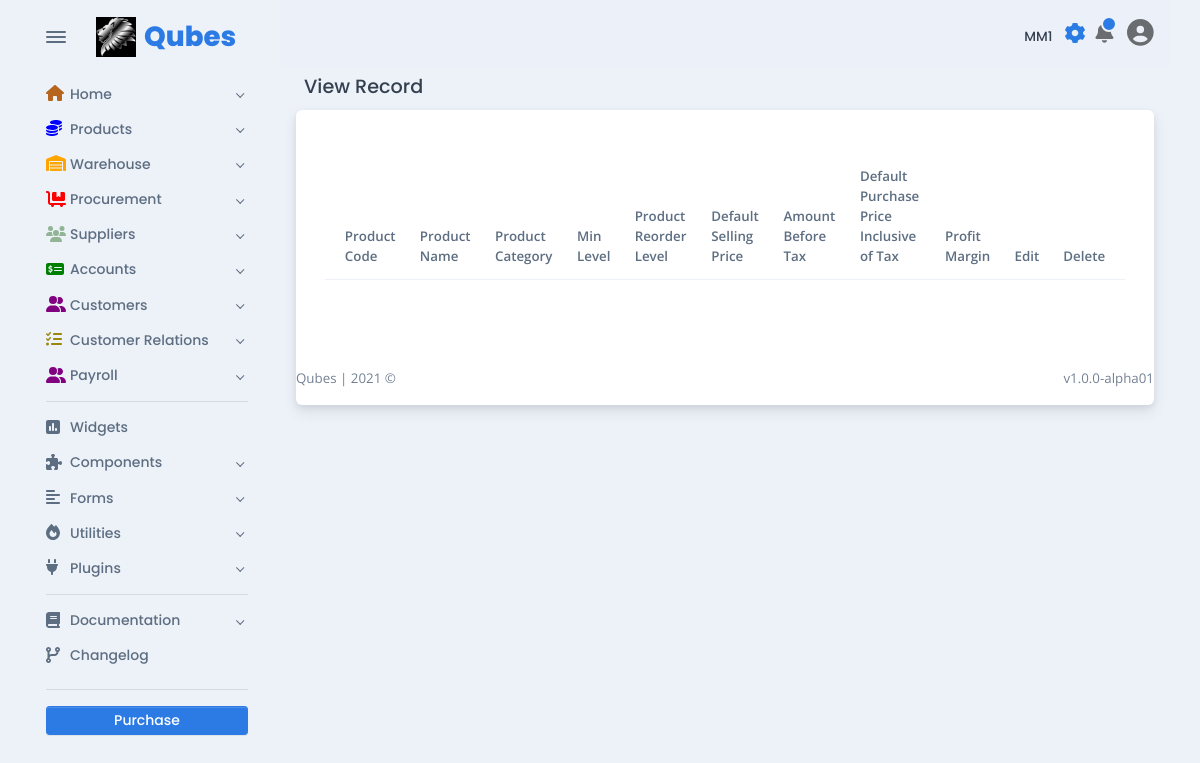
The app's page /products/view-product-ui.php (signed in), older data.
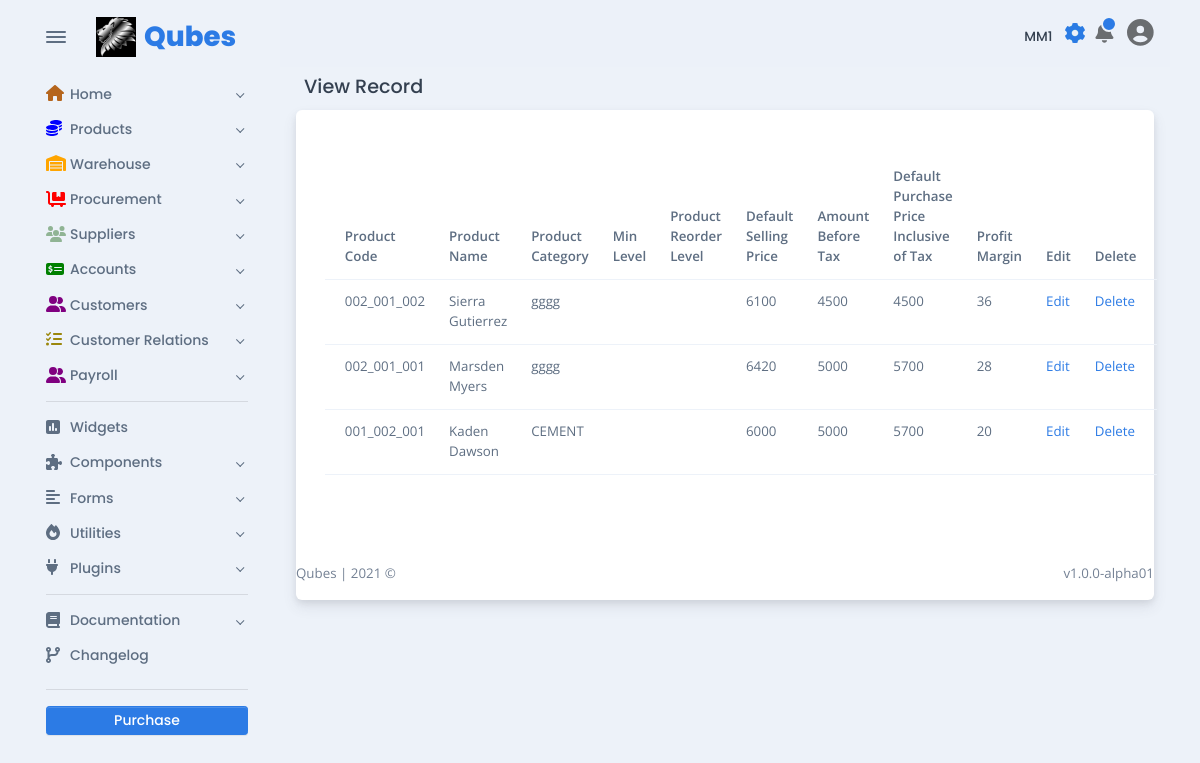
The same page, newer data.
### tables this page shows
CREATE TABLE `tbl_product` (
  `id` int(11) NOT NULL,
  `product_name` varchar(100) NOT NULL,
  `product_code` varchar(100) NOT NULL,
  `product_unit` varchar(254) NOT NULL,
  `product_category` varchar(254) NOT NULL,
  `weight` varchar(50) NOT NULL,
  `sub_category` varchar(50) NOT NULL,
  `product_image` varchar(254) NOT NULL,
  `dsp_price` int(254) NOT NULL,
  `amount_before_tax` int(50) NOT NULL,
  `dpp_inc_tax` int(50) NOT NULL,
  `applicable_tax` int(50) NOT NULL,
  `profit_margin` int(50) NOT NULL,
  `user` varchar(50) NOT NULL,
  `status` varchar(15) NOT NULL DEFAULT 'active',
  `bulk_unit` varchar(100) NOT NULL,
  `conversion` varchar(200) NOT NULL
);

### products/view-product-ui.php (the view, shortened to what this page needs)
<!DOCTYPE html>
<html lang="en-US" dir="ltr">
<?php
include '../includes/base_page/head.php';
?>
<?php
include_once '../includes/dbconnect.php';
?>
<body>
  <main class="main" id="top">
    <div class="container" data-layout="container">
      <?php
      include '../includes/base_page/nav.php';
      ?>
      <div class="content">
        <?php
        include '../navbar-shared.php';
        ?>
        <h5 class="p-2">View Record</h5>
        <div class="card">
          <div class="card-body fs--1 p-4">
            <form>
              <div class="row my-3">
                <div class="col">
                  <table class="table">
                    <thead>
                      <tr>
                        <th scope="col">Product Code</th>
                        <th scope="col">Product Name</th>
                        <th scope="col">Product Category</th>
                        <th scope="col">Min Level</th>
                        <th scope="col">Product Reorder Level</th>
                        <th scope="col">Default Selling Price</th>
                        <th scope="col">Amount Before Tax</th>
                        <th scope="col">Default Purchase Price Inclusive of Tax</th>
                        <th scope="col">Profit Margin</th>
                        <th scope="col">Edit</th>
                        <th scope="col">Delete</th>
                      </tr>
                    </thead>
                    <tbody>
                      <?php
                      $sel_query = "Select * from tbl_product ORDER BY product_code desc;";
                      $result = mysqli_query($conn, $sel_query);
                      while ($row = mysqli_fetch_assoc($result)) { ?>
                        <tr>
                          <td scope="col"><?php echo $row["product_code"]; ?></td>
                          <td scope="col"><?php echo $row["product_name"]; ?></td>
                          <td scope="col"><?php echo $row["product_category"]; ?></td>
                          <td scope="col"><?php echo $row["min_level"]; ?></td>
                          <td scope="col"><?php echo $row["reorder"]; ?></td>
                          <td scope="col"><?php echo $row["dsp_price"]; ?></td>
                          <td scope="col"><?php echo $row["amount_before_tax"]; ?></td>
                          <td scope="col"><?php echo $row["dpp_inc_tax"]; ?></td>
                          <td scope="col"><?php echo $row["profit_margin"]; ?></td>
                          <td scope="col">
                            <a href="edit_ product.php?id=<?php echo $row["product_code"]; ?>">Edit</a>
                          </td>
                          <td scope="col">
                            <a href="delete_product.php?id=<?php echo $row["product_code"]; ?>">Delete</a>
                          </td>
                        </tr>
                      <?php $count++;
                      } ?>
                    </tbody>
                  </table>
                </div>
            </form>
          </div>
        </div>
        <?php
        include '../includes/base_page/footer.php';
        ?>
</body>
</html>

### includes/base_page/head.php (shortened to what this page needs)
<head>
  <link href="../assets/css/theme-rtl.min.css" rel="stylesheet" id="style-rtl">
  <link href="../assets/css/theme.min.css" rel="stylesheet" id="style-default">
</head>

### includes/base_page/nav.php (shortened to what this page needs)
<nav class="navbar navbar-light navbar-vertical navbar-expand-xl">
  <div class="d-flex align-items-center">
    <div class="toggle-icon-wrapper">
      <button class="btn navbar-toggler-humburger-icon navbar-vertical-toggle" data-toggle="tooltip" data-placement="left" title="Toggle Navigation"><span class="navbar-toggle-icon"><span class="toggle-line"></span></span></button>
    </div><a class="navbar-brand" href="../index.html">
      <div class="d-flex align-items-center py-3"><img class="mr-2" src="../assets/img/logos/qubes.jpeg" alt="OG LOL" width="40" /><span class="font-sans-serif">Qubes</span>
      </div>
    </a>
  </div>
  <div class="collapse navbar-collapse" id="navbarVerticalCollapse">
    <?php
    require 'sidenav-shared.php';
    genSideBar();
    ?>
  </div>
</nav>

### includes/base_page/sidenav-shared.php (shortened to what this page needs)
<?php
function genSideBar()
{
  echo <<<EOD
  <div class="navbar-vertical-content scrollbar">
  <ul class="navbar-nav flex-column">
    <li class="nav-item"><a class="nav-link dropdown-indicator" href="#home" data-toggle="collapse" role="button" aria-expanded="false" aria-controls="home">
      <div class="d-flex align-items-center"><span class="nav-link-icon"><span class="fas fa-home" style = "color:#b5651d;"></span></span><span class="nav-link-text"> Home</span>
      </div>
    </a>
  </li>
  <li class="nav-item"><a class="nav-link dropdown-indicator" href="#pages" data-toggle="collapse" role="button" aria-expanded="false" aria-controls="pages">
    <div class="d-flex align-items-center"><span class="nav-link-icon"><span class="fas fa-coins" style="color:blue;"></span></span><span class="nav-link-text"> Products</span>
    </div>
  </a>
</li>
<li class="nav-item"><a class="nav-link dropdown-indicator" href="#purchase_rqn" data-toggle="collapse" role="button" aria-expanded="false" aria-controls="purchase_rqn">
  <div class="d-flex align-items-center"><span class="nav-link-icon"><span class="fas fa-warehouse" style="color:orange;"></span></span><span class="nav-link-text"> Warehouse</span>
  </div>
</a>
</li>
<li class="nav-item"><a class="nav-link dropdown-indicator" href="#email" data-toggle="collapse" role="button" aria-expanded="false" aria-controls="email">
  <div class="d-flex align-items-center"><span class="nav-link-icon"><span class="fas fa-dolly-flatbed" style="color:red;"></span></span><span class="nav-link-text"> Procurement</span>
  </div>
</a>
</li>
<li class="nav-item"><a class="nav-link dropdown-indicator" href="#supply" data-toggle="collapse" role="button" aria-expanded="false" aria-controls="email">
  <div class="d-flex align-items-center"><span class="nav-link-icon"><span class="fas fa-users" style="color:#90B494;"></span></span><span class="nav-link-text"> Suppliers</span>
  </div>
</a>
</li>
<li class="nav-item"><a class="nav-link dropdown-indicator" href="#e-commerce" data-toggle="collapse" role="button" aria-expanded="false" aria-controls="e-commerce">
  <div class="d-flex align-items-center"><span class="nav-link-icon"><span class="fas fa-money-check-alt" style="color:green;"></span></span><span class="nav-link-text"> Accounts</span>
  </div>
</a>
</li>
<li class="nav-item"><a class="nav-link dropdown-indicator" href="#e-custo" data-toggle="collapse" role="button" aria-expanded="false" aria-controls="e-commerce">
  <div class="d-flex align-items-center"><span class="nav-link-icon"><span class="fas fa-user-friends" style="color:purple;"></span></span><span class="nav-link-text"> Customers</span>
  </div>
</a>
</li>
<li class="nav-item"><a class="nav-link dropdown-indicator" href="#e-quote" data-toggle="collapse" role="button" aria-expanded="false" aria-controls="e-commerce">
  <div class="d-flex align-items-center"><span class="nav-link-icon"><span class="fas fa-tasks" style="color:#9b870c;"></span></span><span class="nav-link-text"> Customer Relations</span>
  </div>
</a>
</li>
<li class="nav-item"><a class="nav-link dropdown-indicator" href="#e-payroll" data-toggle="collapse" role="button" aria-expanded="false" aria-controls="e-commerce">
  <div class="d-flex align-items-center"><span class="nav-link-icon"><span class="fas fa-user-friends" style="color:purple;"></span></span><span class="nav-link-text"> Payroll</span>
  </div>
</a>
</li>
</ul>
<div class="navbar-vertical-divider">
  <hr class="navbar-vertical-hr my-2" />
</div>
<ul class="navbar-nav flex-column">
  <li class="nav-item"><a class="nav-link" href="../widgets.html">
    <div class="d-flex align-items-center"><span class="nav-link-icon"><span class="fas fa-poll"></span></span><span class="nav-link-text"> Widgets</span>
    </div>
  </a>
</li>
<li class="nav-item"><a class="nav-link dropdown-indicator" href="#components" data-toggle="collapse" role="button" aria-expanded="false" aria-controls="components">
  <div class="d-flex align-items-center"><span class="nav-link-icon"><span class="fas fa-puzzle-piece"></span></span><span class="nav-link-text"> Components</span>
  </div>
</a>
</li>
<li class="nav-item"><a class="nav-link dropdown-indicator" href="#forms" data-toggle="collapse" role="button" aria-expanded="false" aria-controls="forms">
  <div class="d-flex align-items-center"><span class="nav-link-icon"><span class="fas fa-align-left"></span></span><span class="nav-link-text"> Forms</span>
  </div>
</a>
</li>
<li class="nav-item"><a class="nav-link dropdown-indicator" href="#utilities" data-toggle="collapse" role="button" aria-expanded="false" aria-controls="utilities">
  <div class="d-flex align-items-center"><span class="nav-link-icon"><span class="fas fa-fire"></span></span><span class="nav-link-text"> Utilities</span>
  </div>
</a>
</li>
<li class="nav-item"><a class="nav-link dropdown-indicator" href="#plugins" data-toggle="collapse" role="button" aria-expanded="false" aria-controls="plugins">
  <div class="d-flex align-items-center"><span class="nav-link-icon"><span class="fas fa-plug"></span></span><span class="nav-link-text"> Plugins</span>
  </div>
</a>
</li>
</ul>
<div class="navbar-vertical-divider">
  <hr class="navbar-vertical-hr my-2" />
</div>
<ul class="navbar-nav flex-column">
  <li class="nav-item"><a class="nav-link dropdown-indicator" href="#documentation" data-toggle="collapse" role="button" aria-expanded="false" aria-controls="documentation">
    <div class="d-flex align-items-center"><span class="nav-link-icon"><span class="fas fa-book"></span></span><span class="nav-link-text"> Documentation</span>
    </div>
  </a>
</li>
<li class="nav-item"><a class="nav-link" href="../changelog.html">
  <div class="d-flex align-items-center"><span class="nav-link-icon"><span class="fas fa-code-branch"></span></span><span class="nav-link-text"> Changelog</span>
  </div>
</a>
</li>
</ul>
<div class="settings">
  <div class="navbar-vertical-divider">
    <hr class="navbar-vertical-hr my-3" />
  </div><a class="btn btn-sm d-block w-100 btn-purchase" href="https://themes.getbootstrap.com/product/falcon-admin-dashboard-webapp-template/" target="_blank">Purchase</a>
</div>
</div>
EOD;
}

### navbar-shared.php (shortened to what this page needs)
<nav class="navbar navbar-light navbar-glass navbar-top navbar-expand">
  <ul class="navbar-nav navbar-nav-icons ml-auto flex-row align-items-center">
    <ul class="navbar-nav align-items-center d-none d-lg-block">
      <li class="nav-item">
        <h6 id="branch" class="mt-3 mr-2"><?= $_SESSION['branch'] ?></h6>
      </li>
    </ul>
    <li class="nav-item"><a class="nav-link settings-popover" href="#settings-modal" data-toggle="modal"><span class="ripple"></span><span class="fa-spin position-absolute all-0 d-flex flex-center"><span class="icon-spin position-absolute all-0 d-flex flex-center">
            </span></span></a></li>
    <li class="nav-item dropdown">
      <a class="nav-link notification-indicator notification-indicator-primary px-0 icon-indicator" id="navbarDropdownNotification" href="#" role="button" data-toggle="dropdown" aria-haspopup="true" aria-expanded="false"><span class="fas fa-bell" data-fa-transform="shrink-6" style="font-size: 33px;"></span></a>
    </li>
    <li class="nav-item dropdown"><a class="nav-link pr-0" id="navbarDropdownUser" href="#" role="button" data-toggle="dropdown" aria-haspopup="true" aria-expanded="false">
        <div>
          <span class="fa fa-user-circle fa-2x mt-0"></span>
        </div>
      </a>
    </li>
  </ul>
</nav>

### includes/base_page/footer.php (shortened to what this page needs)
<footer>
  <div class="row g-0 justify-content-between fs--1 mt-4 mb-3">
    <div class="col-12 col-sm-auto text-center">
      <p class="mb-0 text-600">Qubes <span class="d-none d-sm-inline-block">| </span><br class="d-sm-none" /> 2021 &copy;</p>
    </div>
    <div class="col-12 col-sm-auto text-center">
      <p class="mb-0 text-600">v1.0.0-alpha01</p>
    </div>
  </div>
</footer>
</div>
</div>
</main>

Row changes from the older to the newer data that the page shows:
added tbl_product: product_code "002_001_002", product_name "Sierra Gutierrez", product_category "gggg", dsp_price "6100", amount_before_tax "4500", dpp_inc_tax "4500", profit_margin "36"
added tbl_product: product_code "002_001_001", product_name "Marsden Myers", product_category "gggg", dsp_price "6420", amount_before_tax "5000", dpp_inc_tax "5700", profit_margin "28"
added tbl_product: product_code "001_002_001", product_name "Kaden Dawson", product_category "CEMENT", dsp_price "6000", amount_before_tax "5000", dpp_inc_tax "5700", profit_margin "20"
